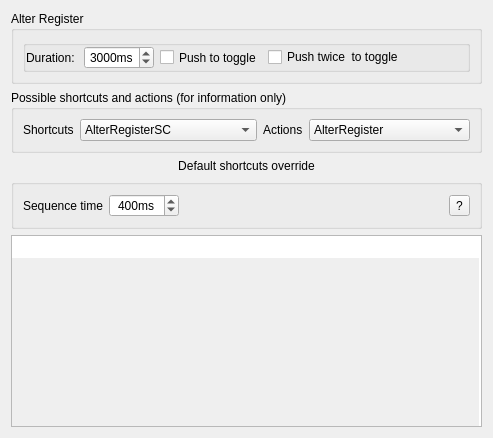
     <widget class="QWidget" name="tab_2">
      <attribute name="title">
       <string>Shortcuts</string>
      </attribute>
      <layout class="QVBoxLayout" name="verticalLayout_3">
       <item>
        <widget class="QGroupBox" name="GB_3_metaShortcut">
         <property name="sizePolicy">
          <sizepolicy hsizetype="Minimum" vsizetype="Fixed">
           <horstretch>0</horstretch>
           <verstretch>0</verstretch>
          </sizepolicy>
         </property>
         <property name="title">
          <string>Alter Register</string>
         </property>
         <layout class="QGridLayout" name="gridLayout_38">
          <item row="0" column="0">
           <widget class="QGroupBox" name="GB_2_metaDuration">
            <property name="sizePolicy">
             <sizepolicy hsizetype="Minimum" vsizetype="Minimum">
              <horstretch>0</horstretch>
              <verstretch>0</verstretch>
             </sizepolicy>
            </property>
            <property name="toolTip">
             <string>&lt;html&gt;&lt;head/&gt;&lt;body&gt;&lt;p&gt;Double push AlterRegisterSC to toggle on/off  the Register.&lt;/p&gt;&lt;p&gt;add shortcut sequence:&lt;/p&gt;&lt;p&gt;&lt;span style=&quot; font-weight:700;&quot;&gt;AlterRegisterSC,AlterRegisterSC:ma=ToggleRegister,ra=ToggleRegister&lt;/span&gt;&lt;/p&gt;&lt;/body&gt;&lt;/html&gt;</string>
            </property>
            <property name="title">
             <string/>
            </property>
            <property name="flat">
             <bool>true</bool>
            </property>
            <layout class="QGridLayout" name="gridLayout_31">
             <property name="leftMargin">
              <number>0</number>
             </property>
             <property name="topMargin">
              <number>0</number>
             </property>
             <property name="bottomMargin">
              <number>0</number>
             </property>
             <property name="horizontalSpacing">
              <number>6</number>
             </property>
             <property name="verticalSpacing">
              <number>0</number>
             </property>
             <item row="0" column="4">
              <spacer name="horizontalSpacer_22">
               <property name="orientation">
                <enum>Qt::Orientation::Horizontal</enum>
               </property>
               <property name="sizeHint" stdset="0">
                <size>
                 <width>40</width>
                 <height>20</height>
                </size>
               </property>
              </spacer>
             </item>
             <item row="0" column="0">
              <widget class="QLabel" name="label_61">
               <property name="text">
                <string>Duration: </string>
               </property>
              </widget>
             </item>
             <item row="0" column="3">
              <widget class="QCheckBox" name="kcfg_altRegisterIsPushedTwice">
               <property name="sizePolicy">
                <sizepolicy hsizetype="Preferred" vsizetype="Fixed">
                 <horstretch>0</horstretch>
                 <verstretch>0</verstretch>
                </sizepolicy>
               </property>
               <property name="maximumSize">
                <size>
                 <width>16777215</width>
                 <height>20</height>
                </size>
               </property>
               <property name="sizeIncrement">
                <size>
                 <width>0</width>
                 <height>0</height>
                </size>
               </property>
               <property name="toolTip">
                <string>&lt;html&gt;&lt;head/&gt;&lt;body&gt;&lt;p&gt;Push twice AlterRegisterSC shortcut to toggle Register Mode&lt;/p&gt;&lt;/body&gt;&lt;/html&gt;</string>
               </property>
               <property name="text">
                <string>Push twice  to toggle</string>
               </property>
              </widget>
             </item>
             <item row="0" column="1">
              <widget class="QSpinBox" name="kcfg_altRegisterTimeout">
               <property name="focusPolicy">
                <enum>Qt::FocusPolicy::StrongFocus</enum>
               </property>
               <property name="toolTip">
                <string>&lt;html&gt;&lt;head/&gt;&lt;body&gt;&lt;p&gt;After this time the register state will return to its original state. Any shortcut will refresh this timer.&lt;/p&gt;&lt;/body&gt;&lt;/html&gt;</string>
               </property>
               <property name="alignment">
                <set>Qt::AlignmentFlag::AlignCenter</set>
               </property>
               <property name="suffix">
                <string>ms</string>
               </property>
               <property name="minimum">
                <number>100</number>
               </property>
               <property name="maximum">
                <number>9999</number>
               </property>
               <property name="value">
                <number>3000</number>
               </property>
              </widget>
             </item>
             <item row="0" column="2">
              <widget class="QCheckBox" name="kcfg_altRegisterIsToggle">
               <property name="sizePolicy">
                <sizepolicy hsizetype="Preferred" vsizetype="Preferred">
                 <horstretch>0</horstretch>
                 <verstretch>0</verstretch>
                </sizepolicy>
               </property>
               <property name="toolTip">
                <string>&lt;html&gt;&lt;head/&gt;&lt;body&gt;&lt;p&gt;Alter Register shortcut will toggle register. Switch on/off without timeout.&lt;/p&gt;&lt;/body&gt;&lt;/html&gt;</string>
               </property>
               <property name="text">
                <string>Push to toggle</string>
               </property>
              </widget>
             </item>
            </layout>
           </widget>
          </item>
         </layout>
        </widget>
       </item>
       <item>
        <widget class="QGroupBox" name="groupBox_30">
         <property name="sizePolicy">
          <sizepolicy hsizetype="Preferred" vsizetype="Fixed">
           <horstretch>0</horstretch>
           <verstretch>0</verstretch>
          </sizepolicy>
         </property>
         <property name="title">
          <string>Possible shortcuts and actions (for information only)</string>
         </property>
         <property name="flat">
          <bool>true</bool>
         </property>
         <layout class="QGridLayout" name="gridLayout_39">
          <item row="0" column="4">
           <widget class="QComboBox" name="possibleActions">
            <item>
             <property name="text">
              <string>AlterRegister</string>
             </property>
            </item>
            <item>
             <property name="text">
              <string>Decrease</string>
             </property>
            </item>
            <item>
             <property name="text">
              <string>DWMLeft</string>
             </property>
            </item>
            <item>
             <property name="text">
              <string>DWMRight</string>
             </property>
            </item>
            <item>
             <property name="text">
              <string>FocusDown</string>
             </property>
            </item>
            <item>
             <property name="text">
              <string>FocusLeft</string>
             </property>
            </item>
            <item>
             <property name="text">
              <string>FocusNext</string>
             </property>
            </item>
            <item>
             <property name="text">
              <string>FocusPrev</string>
             </property>
            </item>
            <item>
             <property name="text">
              <string>FocusRight</string>
             </property>
            </item>
            <item>
             <property name="text">
              <string>FocusUp</string>
             </property>
            </item>
            <item>
             <property name="text">
              <string>GrowHeight</string>
             </property>
            </item>
            <item>
             <property name="text">
              <string>GrowWidth</string>
             </property>
            </item>
            <item>
             <property name="text">
              <string>Increase</string>
             </property>
            </item>
            <item>
             <property name="text">
              <string>LowerSurfaceCapacity</string>
             </property>
            </item>
            <item>
             <property name="text">
              <string>NextLayout</string>
             </property>
            </item>
            <item>
             <property name="text">
              <string>PreviousLayout</string>
             </property>
            </item>
            <item>
             <property name="text">
              <string>RaiseSurfaceCapacity</string>
             </property>
            </item>
            <item>
             <property name="text">
              <string>ResetSurfaceCapacity</string>
             </property>
            </item>
            <item>
             <property name="text">
              <string>Rotate</string>
             </property>
            </item>
            <item>
             <property name="text">
              <string>RotatePart</string>
             </property>
            </item>
            <item>
             <property name="text">
              <string>SetBinaryTreeLayout</string>
             </property>
            </item>
            <item>
             <property name="text">
              <string>SetCascadeLayout</string>
             </property>
            </item>
            <item>
             <property name="text">
              <string>SetColumnsLayout</string>
             </property>
            </item>
            <item>
             <property name="text">
              <string>SetFloatingLayout</string>
             </property>
            </item>
            <item>
             <property name="text">
              <string>SetMaster</string>
             </property>
            </item>
            <item>
             <property name="text">
              <string>SetMonocleLayout</string>
             </property>
            </item>
            <item>
             <property name="text">
              <string>SetQuarterLayout</string>
             </property>
            </item>
            <item>
             <property name="text">
              <string>SetSpiralLayout</string>
             </property>
            </item>
            <item>
             <property name="text">
              <string>SetSpreadLayout</string>
             </property>
            </item>
            <item>
             <property name="text">
              <string>SetStackedLayout</string>
             </property>
            </item>
            <item>
             <property name="text">
              <string>SetStairLayout</string>
             </property>
            </item>
            <item>
             <property name="text">
              <string>SetThreeColumnLayout</string>
             </property>
            </item>
            <item>
             <property name="text">
              <string>SetTileLayout</string>
             </property>
            </item>
            <item>
             <property name="text">
              <string>MoveDown</string>
             </property>
            </item>
            <item>
             <property name="text">
              <string>MoveLeft</string>
             </property>
            </item>
            <item>
             <property name="text">
              <string>MoveRight</string>
             </property>
            </item>
            <item>
             <property name="text">
              <string>MoveUp</string>
             </property>
            </item>
            <item>
             <property name="text">
              <string>ShrinkHeight</string>
             </property>
            </item>
            <item>
             <property name="text">
              <string>ShrinkWidth</string>
             </property>
            </item>
            <item>
             <property name="text">
              <string>SwapDown</string>
             </property>
            </item>
            <item>
             <property name="text">
              <string>SwapUp</string>
             </property>
            </item>
            <item>
             <property name="text">
              <string>ToggleDock</string>
             </property>
            </item>
            <item>
             <property name="text">
              <string>ToggleFloat</string>
             </property>
            </item>
            <item>
             <property name="text">
              <string>ToggleFloatAll</string>
             </property>
            </item>
            <item>
             <property name="text">
              <string>ToggleRegister</string>
             </property>
            </item>
           </widget>
          </item>
          <item row="0" column="1">
           <widget class="QLabel" name="label_78">
            <property name="sizePolicy">
             <sizepolicy hsizetype="Fixed" vsizetype="Minimum">
              <horstretch>0</horstretch>
              <verstretch>0</verstretch>
             </sizepolicy>
            </property>
            <property name="text">
             <string>Shortcuts</string>
            </property>
           </widget>
          </item>
          <item row="0" column="2">
           <widget class="QComboBox" name="possibleShortcuts">
            <item>
             <property name="text">
              <string>AlterRegisterSC</string>
             </property>
            </item>
            <item>
             <property name="text">
              <string>DecreaseSC</string>
             </property>
            </item>
            <item>
             <property name="text">
              <string>FocusDownSC</string>
             </property>
            </item>
            <item>
             <property name="text">
              <string>FocusLeftSC</string>
             </property>
            </item>
            <item>
             <property name="text">
              <string>FocusNextSC</string>
             </property>
            </item>
            <item>
             <property name="text">
              <string>FocusPrevSC</string>
             </property>
            </item>
            <item>
             <property name="text">
              <string>FocusRightSC</string>
             </property>
            </item>
            <item>
             <property name="text">
              <string>FocusUpSC</string>
             </property>
            </item>
            <item>
             <property name="text">
              <string>GrowHeightSC</string>
             </property>
            </item>
            <item>
             <property name="text">
              <string>GrowWidthSC</string>
             </property>
            </item>
            <item>
             <property name="text">
              <string>IncreaseSC</string>
             </property>
            </item>
            <item>
             <property name="text">
              <string>LowerSurfaceCapacitySC</string>
             </property>
            </item>
            <item>
             <property name="text">
              <string>NextLayoutSC</string>
             </property>
            </item>
            <item>
             <property name="text">
              <string>PreviousLayoutSC</string>
             </property>
            </item>
            <item>
             <property name="text">
              <string>RaiseSurfaceCapacitySC</string>
             </property>
            </item>
            <item>
             <property name="text">
              <string>RotateSC</string>
             </property>
            </item>
            <item>
             <property name="text">
              <string>RotatePartSC</string>
             </property>
            </item>
            <item>
             <property name="text">
              <string>SetBinaryTreeLayoutSC</string>
             </property>
            </item>
            <item>
             <property name="text">
              <string>SetCascadeLayoutSC</string>
             </property>
            </item>
            <item>
             <property name="text">
              <string>SetColumnsLayoutSC</string>
             </property>
            </item>
            <item>
             <property name="text">
              <string>SetFloatingLayoutSC</string>
             </property>
            </item>
            <item>
             <property name="text">
              <string>SetMasterSC</string>
             </property>
            </item>
            <item>
             <property name="text">
              <string>SetMonocleLayoutSC</string>
             </property>
            </item>
            <item>
             <property name="text">
              <string>SetQuarterLayoutSC</string>
             </property>
            </item>
            <item>
             <property name="text">
              <string>SetSpiralLayoutSC</string>
             </property>
            </item>
            <item>
             <property name="text">
              <string>SetSpreadLayoutSC</string>
             </property>
            </item>
            <item>
             <property name="text">
              <string>SetStackedLayoutSC</string>
             </property>
            </item>
            <item>
             <property name="text">
              <string>SetStairLayoutSC</string>
             </property>
            </item>
            <item>
             <property name="text">
              <string>SetThreeColumnLayoutSC</string>
             </property>
            </item>
            <item>
             <property name="text">
              <string>SetTileLayoutSC</string>
             </property>
            </item>
            <item>
             <property name="text">
              <string>MoveDownSC</string>
             </property>
            </item>
            <item>
             <property name="text">
              <string>MoveLeftSC</string>
             </property>
            </item>
            <item>
             <property name="text">
              <string>MoveRightSC</string>
             </property>
            </item>
            <item>
             <property name="text">
              <string>MoveUpSC</string>
             </property>
            </item>
            <item>
             <property name="text">
              <string>ShrinkHeightSC</string>
             </property>
            </item>
            <item>
             <property name="text">
              <string>ShrinkWidthSC</string>
             </property>
            </item>
            <item>
             <property name="text">
              <string>ToggleDockSC</string>
             </property>
            </item>
            <item>
             <property name="text">
              <string>ToggleFloatSC</string>
             </property>
            </item>
            <item>
             <property name="text">
              <string>ToggleFloatAllSC</string>
             </property>
            </item>
           </widget>
          </item>
          <item row="0" column="3">
           <widget class="QLabel" name="label_79">
            <property name="sizePolicy">
             <sizepolicy hsizetype="Fixed" vsizetype="Preferred">
              <horstretch>0</horstretch>
              <verstretch>0</verstretch>
             </sizepolicy>
            </property>
            <property name="text">
             <string>Actions</string>
            </property>
           </widget>
          </item>
         </layout>
        </widget>
       </item>
       <item>
        <widget class="QLabel" name="label_77">
         <property name="sizePolicy">
          <sizepolicy hsizetype="Minimum" vsizetype="Fixed">
           <horstretch>0</horstretch>
           <verstretch>0</verstretch>
          </sizepolicy>
         </property>
         <property name="text">
          <string>Default shortcuts override</string>
         </property>
         <property name="alignment">
          <set>Qt::AlignmentFlag::AlignCenter</set>
         </property>
        </widget>
       </item>
       <item>
        <widget class="QGroupBox" name="groupBox_33">
         <property name="sizePolicy">
          <sizepolicy hsizetype="Preferred" vsizetype="Fixed">
           <horstretch>0</horstretch>
           <verstretch>0</verstretch>
          </sizepolicy>
         </property>
         <property name="title">
          <string/>
         </property>
         <property name="flat">
          <bool>true</bool>
         </property>
         <layout class="QGridLayout" name="gridLayout_40">
          <item row="1" column="1">
           <widget class="QSpinBox" name="kcfg_shortcutSequenceTime">
            <property name="focusPolicy">
             <enum>Qt::FocusPolicy::StrongFocus</enum>
            </property>
            <property name="toolTip">
             <string>&lt;html&gt;&lt;head/&gt;&lt;body&gt;&lt;p&gt;Max waiting time the sequence of shortcuts. By default no sequences configured, but you can configure them by yourself below text field.&lt;/p&gt;&lt;/body&gt;&lt;/html&gt;</string>
            </property>
            <property name="alignment">
             <set>Qt::AlignmentFlag::AlignCenter</set>
            </property>
            <property name="suffix">
             <string>ms</string>
            </property>
            <property name="minimum">
             <number>100</number>
            </property>
            <property name="maximum">
             <number>9999</number>
            </property>
            <property name="value">
             <number>400</number>
            </property>
           </widget>
          </item>
          <item row="1" column="0">
           <widget class="QLabel" name="label_80">
            <property name="text">
             <string>Sequence time</string>
            </property>
           </widget>
          </item>
          <item row="1" column="3">
           <spacer name="horizontalSpacer_23">
            <property name="orientation">
             <enum>Qt::Orientation::Horizontal</enum>
            </property>
            <property name="sizeHint" stdset="0">
             <size>
              <width>40</width>
              <height>20</height>
             </size>
            </property>
           </spacer>
          </item>
          <item row="1" column="4">
           <widget class="QToolButton" name="toolButton">
            <property name="contextMenuPolicy">
             <enum>Qt::ContextMenuPolicy::NoContextMenu</enum>
            </property>
            <property name="toolTip">
             <string>&lt;html&gt;&lt;head/&gt;&lt;body&gt;&lt;p&gt;&lt;span style=&quot; font-size:10pt;&quot;&gt;One rule per line. Case insensitive. Format:&lt;/span&gt;&lt;/p&gt;&lt;p&gt;&lt;span style=&quot; font-size:10pt; font-weight:700;&quot;&gt;&amp;lt;Shortcut&amp;gt;[,&amp;lt;Shortcut&amp;gt;...]:&amp;lt;flag&amp;gt;=&amp;lt;value&amp;gt;[,&amp;lt;flag&amp;gt;=&amp;lt;value&amp;gt;...]&lt;/span&gt;&lt;/p&gt;&lt;p&gt;&lt;span style=&quot; font-size:10pt;&quot;&gt;A comma-separated list of shortcuts forms a key sequence that must be pressed in order. Shortcut and action names are listed above in &amp;quot;Possible shortcuts and actions&amp;quot;.&lt;/span&gt;&lt;/p&gt;&lt;p&gt;&lt;span style=&quot; font-size:10pt;&quot;&gt;Flags (at least one action flag is required):&lt;/span&gt;&lt;/p&gt;&lt;p&gt;&lt;span style=&quot; font-size:10pt; font-weight:700;&quot;&gt;mainaction|ma&lt;/span&gt;&lt;span style=&quot; font-size:10pt;&quot;&gt; — the action to perform (KrohnkiteAction).&lt;/span&gt;&lt;/p&gt;&lt;p&gt;&lt;span style=&quot; font-size:10pt; font-weight:700;&quot;&gt;registeraction|ra&lt;/span&gt;&lt;span style=&quot; font-size:10pt;&quot;&gt; — the action to perform while the register (meta) mode is active (KrohnkiteAction).&lt;/span&gt;&lt;/p&gt;&lt;p&gt;&lt;span style=&quot; font-size:10pt; font-weight:700;&quot;&gt;sequencetime|st&lt;/span&gt;&lt;span style=&quot; font-size:10pt;&quot;&gt; — milliseconds, overrides the &amp;quot;Sequence time&amp;quot; setting for that rule.&lt;/span&gt;&lt;/p&gt;&lt;p&gt;&lt;span style=&quot; font-size:10pt;&quot;&gt;Examples:&lt;/span&gt;&lt;/p&gt;&lt;p&gt;&lt;span style=&quot; font-size:10pt; font-weight:700;&quot;&gt;MoveLeftSC:ra=swapleft&lt;/span&gt;&lt;span style=&quot; font-size:10pt;&quot;&gt; — assign SwapLeft action to MoveLeftSC shortcut when register is on. &lt;/span&gt;&lt;/p&gt;&lt;p&gt;&lt;span style=&quot; font-size:10pt; font-weight:700;&quot;&gt;GrowWidthSC,ShrinkWidthSC:ma=resetSurfaceCapacity,st=500&lt;/span&gt;&lt;span style=&quot; font-size:10pt;&quot;&gt; — assign shortcut sequence with sequence time overriding to 500 ml with main action to reset srf capacity.&lt;/span&gt;&lt;/p&gt;&lt;/body&gt;&lt;/html&gt;</string>
            </property>
            <property name="text">
             <string>?</string>
            </property>
            <property name="icon">
             <iconset theme="dialog-question"/>
            </property>
            <property name="iconSize">
             <size>
              <width>32</width>
              <height>32</height>
             </size>
            </property>
            <property name="popupMode">
             <enum>QToolButton::ToolButtonPopupMode::InstantPopup</enum>
            </property>
            <property name="toolButtonStyle">
             <enum>Qt::ToolButtonStyle::ToolButtonIconOnly</enum>
            </property>
           </widget>
          </item>
         </layout>
        </widget>
       </item>
       <item>
        <widget class="QPlainTextEdit" name="kcfg_shortcutConf">
         <property name="sizePolicy">
          <sizepolicy hsizetype="Expanding" vsizetype="Minimum">
           <horstretch>0</horstretch>
           <verstretch>0</verstretch>
          </sizepolicy>
         </property>
         <property name="toolTip">
          <string/>
         </property>
         <property name="toolTipDuration">
          <number>-9</number>
         </property>
         <property name="readOnly">
          <bool>false</bool>
         </property>
         <property name="overwriteMode">
          <bool>false</bool>
         </property>
         <property name="backgroundVisible">
          <bool>true</bool>
         </property>
         <property name="centerOnScroll">
          <bool>true</bool>
         </property>
        </widget>
       </item>
      </layout>
     </widget>
